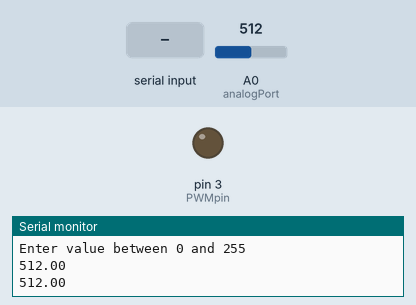
This sketch was run on a simulated Arduino Uno, built with avr-gcc and run on an emulated ATmega328P. Shown: output pins drawn as LEDs (lit = HIGH), the last lines printed to the serial monitor. The inputs (shaded band) are chosen by the test bench; at power-on: A0 (analogPort) = 512.

Above: at 1.2 s.
1.3 s: "90,45\n" received over Serial
At 1.9 s:
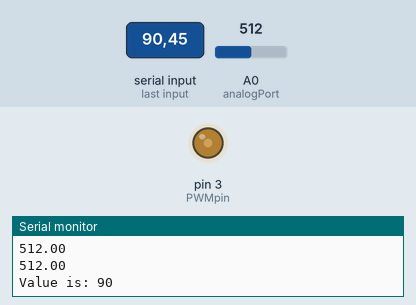
4.3 s: "30,150\n" received over Serial
At 5.4 s:
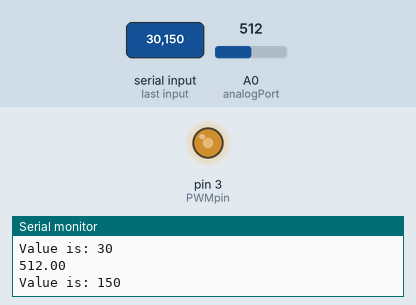
7.3 s: "200\n" received over Serial
At 8.7 s:
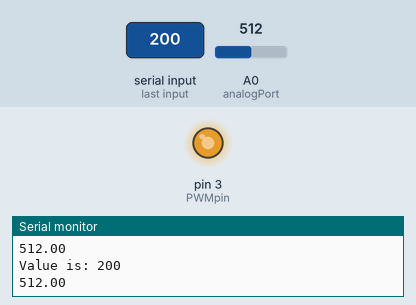
10.3 s: "90\n" received over Serial
At 11.7 s:
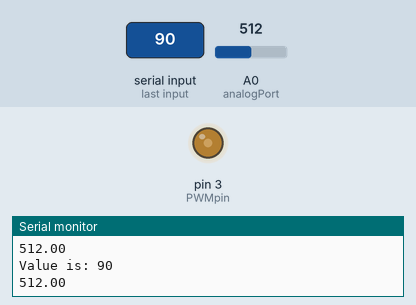
Timing chart, 0 to 13.7 s (numbered marks = the images above; inputs shaded):
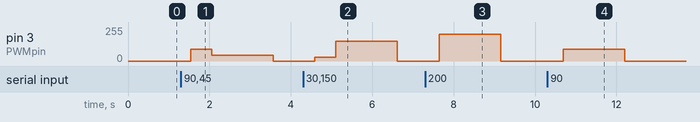

Measured:
- after the input at 1.3 s, pin 3 (PWMpin): 0/255 → 90/255 after 0.24 s, → 45/255 0.51 s later, → 0/255 1.5 s later
- after the input at 4.3 s, pin 3 (PWMpin): 0/255 → 30/255 after 0.29 s, → 150/255 0.51 s later, → 0/255 1.5 s later
- after the input at 7.3 s, pin 3 (PWMpin): 0/255 → 200/255 after 0.34 s, → 0/255 1.5 s later
- after the input at 10.3 s, pin 3 (PWMpin): 0/255 → 90/255 after 0.40 s, → 0/255 1.5 s later

The sketch:

solider_check25b.ino
```cpp
int port = 0;
int aSize = 100;
int PWMpin = 3;
int n = 0;
//int temp = 0;
int arr[100];
int analogPort=A0;


void setup() {
  Serial.begin(9600);
  pinMode(PWMpin, OUTPUT);
  Serial.println("Enter value between 0 and 255");
}


float average(int arr[], int arrSize)
{
  float res;
  for (int i = 0; i <=arrSize; i++) {
    res = res + arr[i];
  }
  return res/arrSize;
}


void loop() {
  arr[n] = analogRead(analogPort);
  n++;

  if(n==100)
  {
    n=0;
    float res = average(arr,100);
    delay(500);
    Serial.println(String(res));
    pwmFunction(PWMpin);
  }

}

void pwmFunction(int pin) {
  if  (Serial.available() > 0) {
    int val = Serial.parseInt();
    if(val >= 0 && val <= 255) {
      analogWrite(pin, val);
      Serial.print("Value is: ");
      Serial.println(val);
    }
  }
}
```
